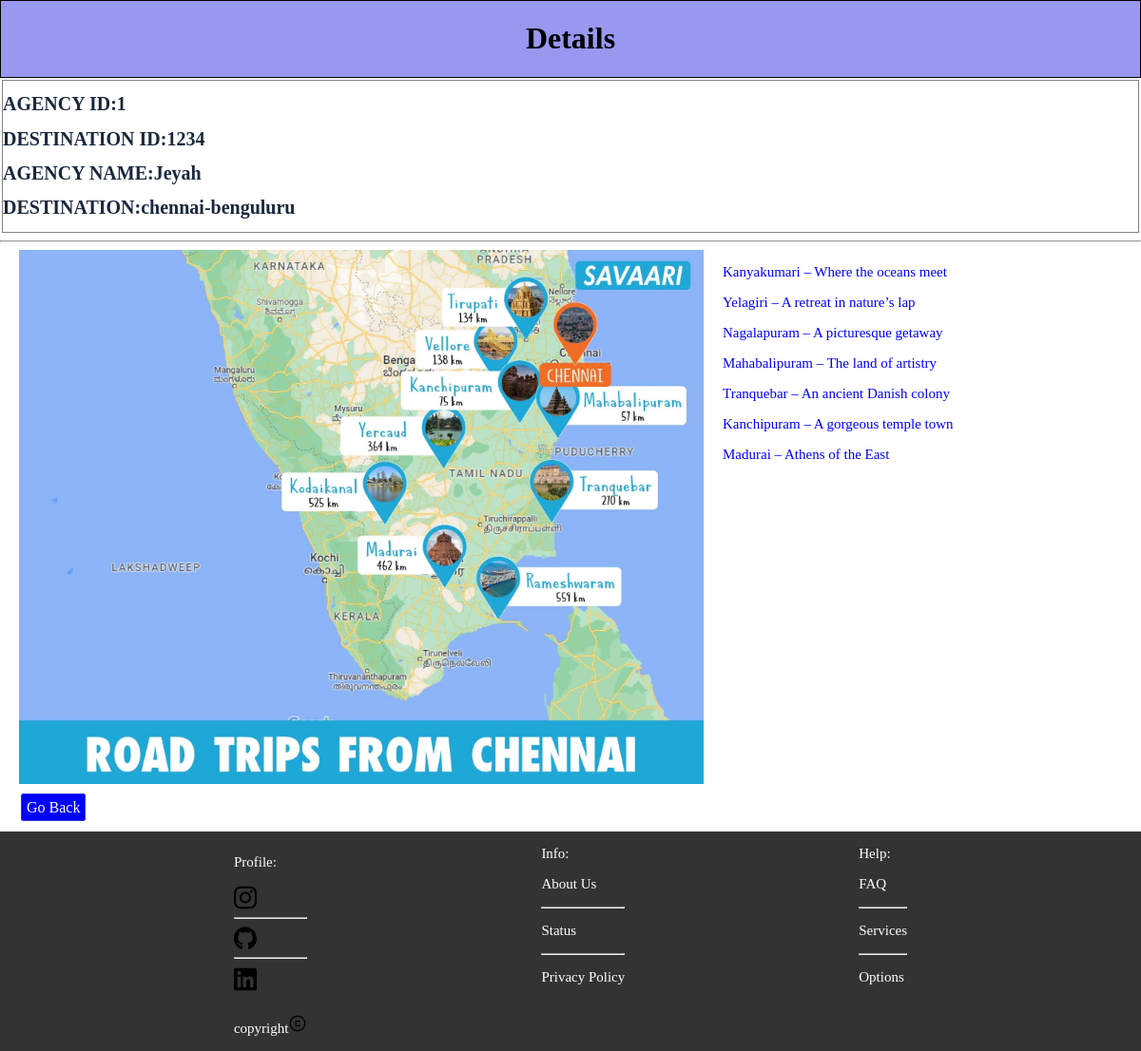
The page /route/1 (signed in) on the database as committed earlier.
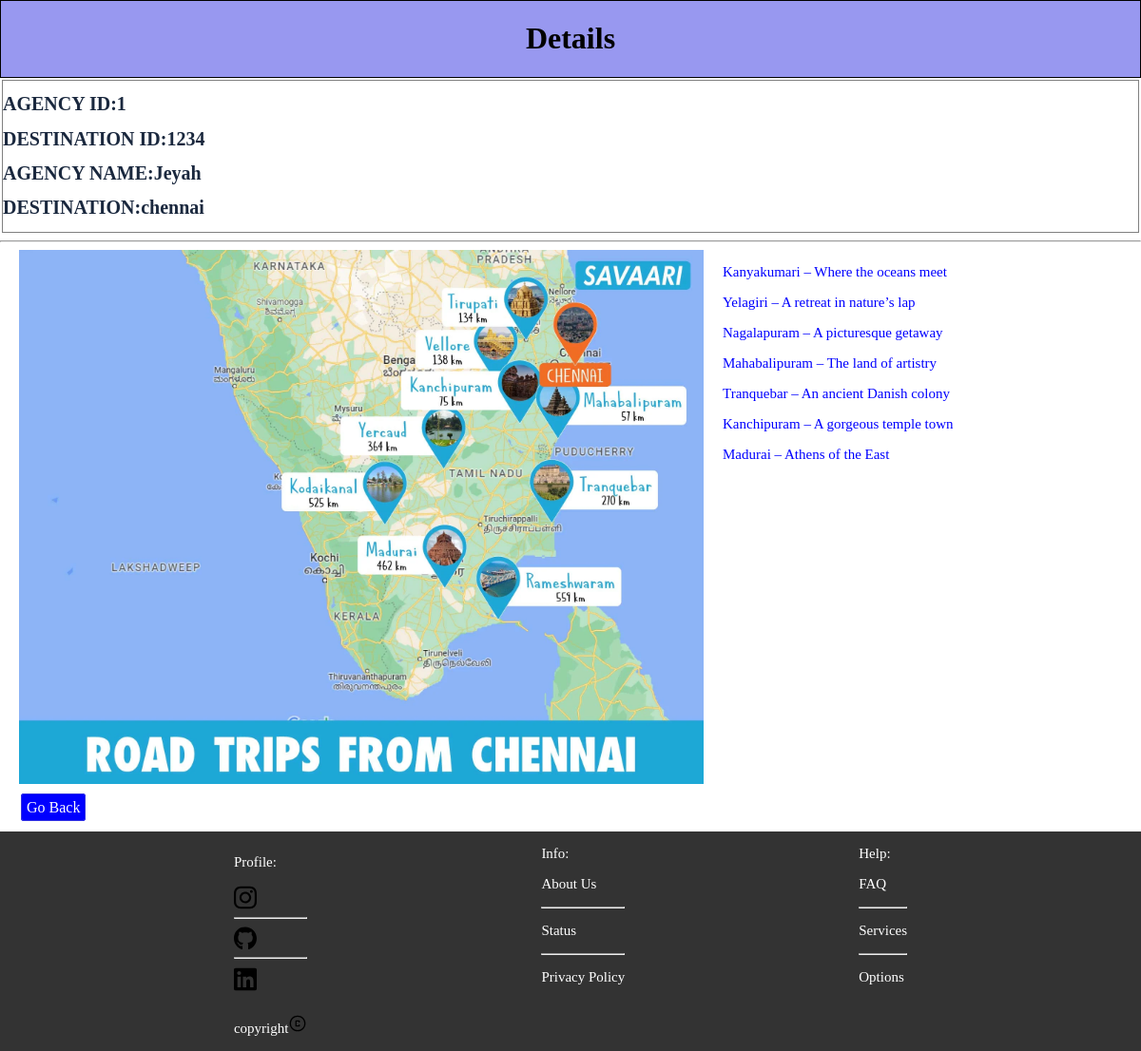
The same page on the database as committed later.
### items/models.py (models this page shows, shortened)
class destination(models.Model):
    name=models.ForeignKey(agencies,on_delete=models.CASCADE,max_length=225)
    destination_id=models.IntegerField()
    travel=models.TextField()
    agency_id=models.IntegerField()

class agencies(models.Model):
    agency=models.CharField(max_length=225)
    rating=models.IntegerField()
    def __str__(self):
        return str(self.agency)

### items/views.py (the view)
# urls.py: path('route/<int:id>',route_view),
@login_required
def route_view(request,id=None):
    content=True
    content1=False
    content2=False
    context={
        'content':content,
        'content1':content1,
        'content2':content2,
    }
    if id:
        des=destination.objects.get(id=id)
        context['des']=des
        return render(request,'items/route.html',context=context)

### items/templates/items/route.html (shortened to what this page needs)
{%extends 'items/base.html' %}
{%block content%}
    <center class="center"><h1>Details<h1></center>
        <div class="details">
        <h1>AGENCY ID:{{des.id}}</h1>
        <h1>DESTINATION ID:{{des.destination_id}}</h1>
        <h1>AGENCY NAME:{{des.name}}</h1>
        <h1>DESTINATION:{{des.travel}}</h1>
    </div>
    <hr>
    {%load static%}
    <div class="map">
            {%if des.destination_id == 1234 %}
            <img src="{%static "items/chennai.webp"%}" style="width:100%;height:100%">
            <div class="places">
                <p>Kanyakumari – Where the oceans meet</p>
                <p>Yelagiri – A retreat in nature’s lap
                </p>
                <p>Nagalapuram – A picturesque getaway
                </p>
                <p>Mahabalipuram – The land of artistry
                </p>
                <p>Tranquebar – An ancient Danish colony
                </p>
                <p>Kanchipuram – A gorgeous temple town
                </p>
                <p>Madurai – Athens of the East
                </p>
            </div>
            {%endif%}
            <p><a href='/agencies/' class="links">Go Back</a></p>
    <div>
{%endblock content%}

Rows that differ between the two databases and show on the page:
changed destination "Jeyah": travel "chennai-benguluru" → "chennai"
